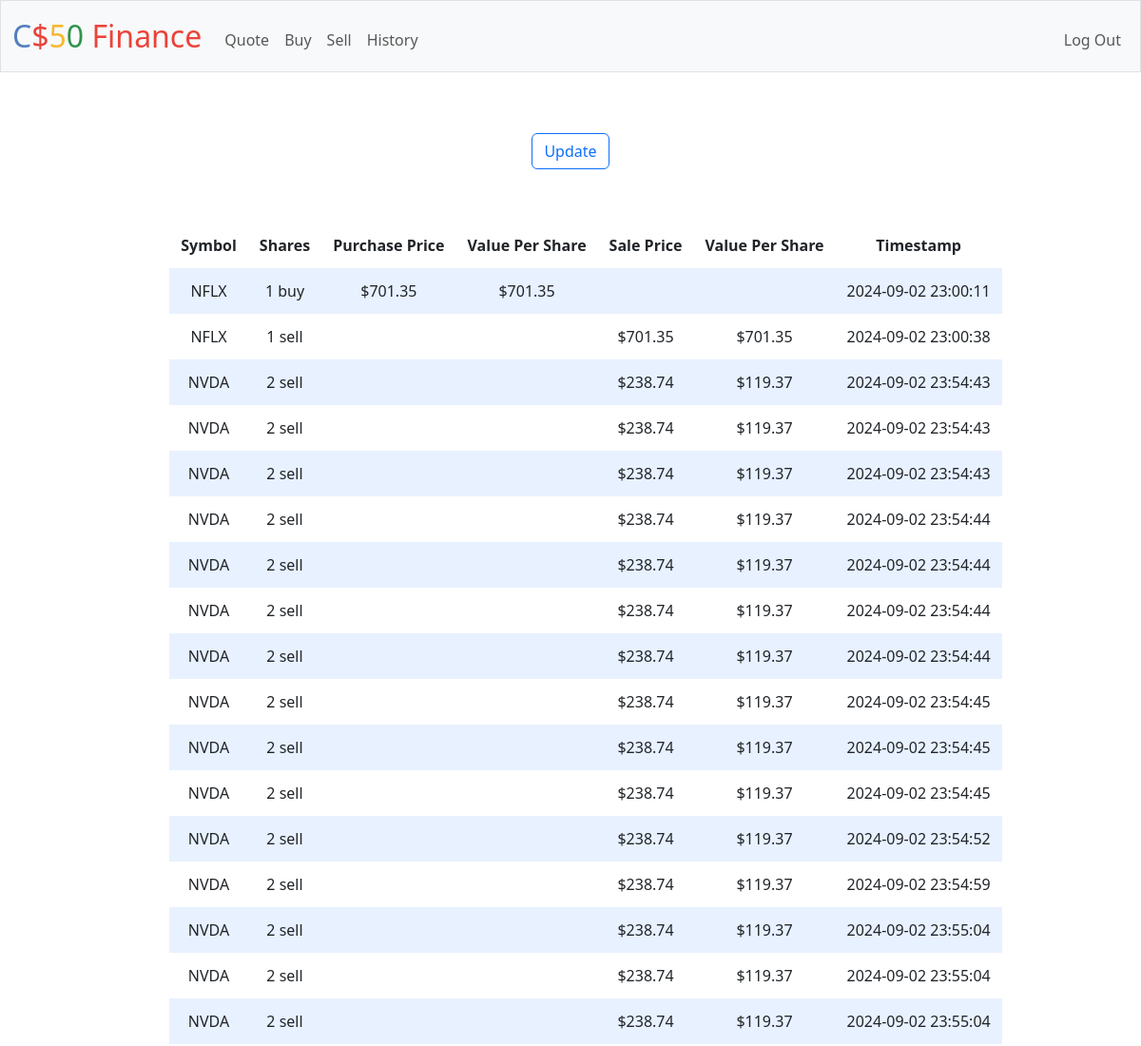
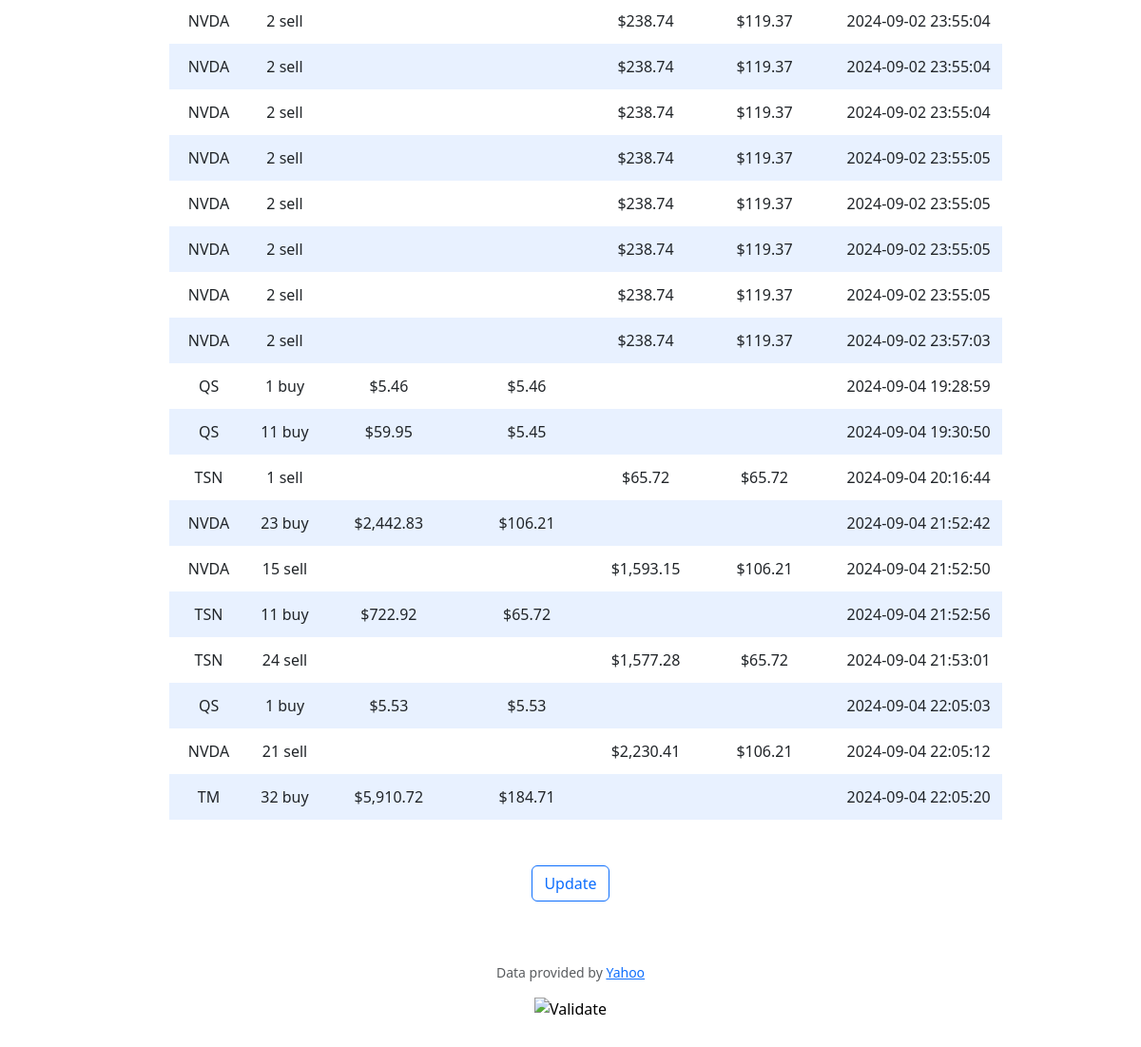
Screenshot of /history (signed in) with the database file from the repository (2 pictures, top to bottom).
### tables this page shows
CREATE TABLE transactions (id INTEGER PRIMARY KEY AUTOINCREMENT NOT NULL, user_id INTEGER NOT NULL, symbol TEXT NOT NULL, purchase_price NUMERIC, sale_price NUMERIC, quantity NUMERIC NOT NULL, timestamp DATETIME DEFAULT CURRENT_TIMESTAMP NOT NULL, FOREIGN KEY(user_id) REFERENCES users(id));

### app.py (the view)
@app.route("/history")
@login_required
def history():
    data = db.execute(
        "SELECT symbol, purchase_price, sale_price, quantity, timestamp FROM transactions WHERE user_id = ? ORDER BY timestamp ASC",
        session["user_id"],
    )
    for row in data:
        if row["purchase_price"] is None:
            row["sale_price_value_per_share"] = usd(
                math.floor(float(row["sale_price"]) / float(row["quantity"]) * 100)
                / 100
            )
            row["sale_price"] = usd(float(row["sale_price"]))
            row["purchase_price"] = ""
            row["quantity"] = str(row["quantity"]) + " sell"
        else:
            row["purchase_price_value_per_share"] = usd(
                math.floor(float(row["purchase_price"]) / float(row["quantity"]) * 100)
                / 100
            )
            row["purchase_price"] = usd(float(row["purchase_price"]))
            row["sale_price"] = ""
            row["quantity"] = str(row["quantity"]) + " buy"
    print(data)
    return render_template("history.html", data=data)

### app.py (called while the page is built)
@app.after_request
def after_request(response):
    response.headers["Cache-Control"] = "no-cache, no-store, must-revalidate"
    response.headers["Expires"] = 0
    response.headers["Pragma"] = "no-cache"
    return response

### helpers.py (called while the page is built)
def login_required(f):
    @wraps(f)
    def decorated_function(*args, **kwargs):
        if session.get("user_id") is None:
            return redirect("/login")
        return f(*args, **kwargs)
    return decorated_function

def usd(value):
    return f"${value:,.2f}"

### templates/history.html (shortened to what this page needs)
{% extends "layout.html" %}
{% block main %}
<form action="/history">
    <div class="d-flex justify-content-md-center p-3 bd-highlight">
        <button class="btn btn-outline-primary ml-auto" type="submit">Update</button>
    </div>
</form>
<br>
<div class="d-inline-flex justify-content-md-center p-3 bd-highlight">
    <table id="transactionHistory">
        <div class="d-inline-flex mw-auto p-3 bd-highlight">
            {% if data %}
            <thead>
                <tr>
                    <th>Symbol</th>
                    <th>Shares</th>
                    <th>Purchase Price</th>
                    <th>Value Per Share</th>
                    <th>Sale Price</th>
                    <th>Value Per Share</th>
                    <th>Timestamp</th>
                </tr>
            </thead>
            <tbody>
                {% for row in data %}
                <tr>
                    <td>
                        {{ row.symbol }}
                    </td>
                    <td>
                        {{ row.quantity }}
                    </td>
                    <td>
                        {% if row.purchase_price == NULL %}
                        </td>
                        {% else %}
                        {{ row.purchase_price }}
                        </td>
                        {% endif %}
                    <td>
                        {{ row.purchase_price_value_per_share}}
                    </td>
                    <td>
                        {{ row.sale_price }}
                    </td>
                    <td>
                        {{ row.sale_price_value_per_share }}
                    </td>
                    <td>
                        {{ row.timestamp }}
                    </td>
                </tr>
                {% endfor %}
            </tbody>
            {% endif %}
        </div>
    </table>
</div>
<br>
<form action="/history">
    <div class="d-flex justify-content-md-center p-3 bd-highlight">
        <button class="btn btn-outline-primary ml-auto" type="submit">Update</button>
    </div>
</form>
{% endblock %}

### templates/layout.html (shortened to what this page needs)
<!DOCTYPE html>
<html lang="en">
    <head>
        <link href="https://cdn.jsdelivr.net/npm/bootstrap@5.3.3/dist/css/bootstrap.min.css" rel="stylesheet">
        <link href="/static/styles.css" rel="stylesheet">
    </head>
    <body>
        <nav class="bg-light border navbar navbar-expand-md navbar-light">
            <div class="container-fluid">
                <a class="navbar-brand" href="/"><span class="blue">C</span><span class="red">$</span><span class="yellow">5</span><span class="green">0</span> <span class="red">Finance</span></a>
                <div class="collapse navbar-collapse" id="navbar">
                    {% if session["user_id"] %}
                        <ul class="navbar-nav me-auto mt-2">
                            <li class="nav-item"><a class="nav-link" href="/quote">Quote</a></li>
                            <li class="nav-item"><a class="nav-link" href="/buy">Buy</a></li>
                            <li class="nav-item"><a class="nav-link" href="/sell">Sell</a></li>
                            <li class="nav-item"><a class="nav-link" href="/history">History</a></li>
                        </ul>
                        <ul class="navbar-nav ms-auto mt-2">
                            <li class="nav-item"><a class="nav-link" href="/logout">Log Out</a></li>
                        </ul>
                    {% else %}
                        <ul class="navbar-nav ms-auto mt-2">
                            <li class="nav-item"><a class="nav-link" href="/register">Register</a></li>
                            <li class="nav-item"><a class="nav-link" href="/login">Log In</a></li>
                        </ul>
                    {% endif %}
                </div>
            </div>
        </nav>
        <main class="container py-5 text-center">
            {% block main %}{% endblock %}
        </main>
        <footer class="mb-5">
            <p class="mb-3 small text-center text-muted">
                Data provided by <a href="https://finance.yahoo.com/">Yahoo</a>
            </p>
            <form action="https://validator.w3.org/check" class="text-center" enctype="multipart/form-data" method="post" target="_blank">
                <input alt="Validate" src="/static/I_heart_validator.png" type="image">
            </form>
        </footer>
    </body>
</html>

### static/styles.css (style rules this page uses)
nav .navbar-brand { font-size: xx-large; }
nav .navbar-brand .blue { color: #537fbe; }
nav .navbar-brand .red { color: #ea433b; }
nav .navbar-brand .yellow { color: #f5b82e; }
nav .navbar-brand .green { color: #2e944b; }
table { background-color: transparent; margin-bottom: 1rem; width: 100%; }
table th, table td { padding: 0.75rem; vertical-align: middle; }
tbody tr:nth-of-type(odd) { background-color: rgb(179, 208, 255, 0.3) }

### rows the page displays
transactions: symbol "NFLX", quantity "1 buy", purchase_price "$701.35", purchase_price_value_per_share "$701.35", timestamp "2024-09-02 23:00:11"
transactions: symbol "NFLX", quantity "1 sell", sale_price "$701.35", sale_price_value_per_share "$701.35", timestamp "2024-09-02 23:00:38"
transactions: symbol "NVDA", quantity "2 sell", sale_price "$238.74", sale_price_value_per_share "$119.37", timestamp "2024-09-02 23:54:43"
transactions: symbol "NVDA", quantity "2 sell", sale_price "$238.74", sale_price_value_per_share "$119.37", timestamp "2024-09-02 23:54:43"
transactions: symbol "NVDA", quantity "2 sell", sale_price "$238.74", sale_price_value_per_share "$119.37", timestamp "2024-09-02 23:54:43"
transactions: symbol "NVDA", quantity "2 sell", sale_price "$238.74", sale_price_value_per_share "$119.37", timestamp "2024-09-02 23:54:44"
transactions: symbol "NVDA", quantity "2 sell", sale_price "$238.74", sale_price_value_per_share "$119.37", timestamp "2024-09-02 23:54:44"
transactions: symbol "NVDA", quantity "2 sell", sale_price "$238.74", sale_price_value_per_share "$119.37", timestamp "2024-09-02 23:54:44"
transactions: symbol "NVDA", quantity "2 sell", sale_price "$238.74", sale_price_value_per_share "$119.37", timestamp "2024-09-02 23:54:44"
transactions: symbol "NVDA", quantity "2 sell", sale_price "$238.74", sale_price_value_per_share "$119.37", timestamp "2024-09-02 23:54:45"
transactions: symbol "NVDA", quantity "2 sell", sale_price "$238.74", sale_price_value_per_share "$119.37", timestamp "2024-09-02 23:54:45"
transactions: symbol "NVDA", quantity "2 sell", sale_price "$238.74", sale_price_value_per_share "$119.37", timestamp "2024-09-02 23:54:45"
transactions: symbol "NVDA", quantity "2 sell", sale_price "$238.74", sale_price_value_per_share "$119.37", timestamp "2024-09-02 23:54:52"
transactions: symbol "NVDA", quantity "2 sell", sale_price "$238.74", sale_price_value_per_share "$119.37", timestamp "2024-09-02 23:54:59"
transactions: symbol "NVDA", quantity "2 sell", sale_price "$238.74", sale_price_value_per_share "$119.37", timestamp "2024-09-02 23:55:04"
transactions: symbol "NVDA", quantity "2 sell", sale_price "$238.74", sale_price_value_per_share "$119.37", timestamp "2024-09-02 23:55:04"
transactions: symbol "NVDA", quantity "2 sell", sale_price "$238.74", sale_price_value_per_share "$119.37", timestamp "2024-09-02 23:55:04"
transactions: symbol "NVDA", quantity "2 sell", sale_price "$238.74", sale_price_value_per_share "$119.37", timestamp "2024-09-02 23:55:04"
transactions: symbol "NVDA", quantity "2 sell", sale_price "$238.74", sale_price_value_per_share "$119.37", timestamp "2024-09-02 23:55:04"
transactions: symbol "NVDA", quantity "2 sell", sale_price "$238.74", sale_price_value_per_share "$119.37", timestamp "2024-09-02 23:55:04"
transactions: symbol "NVDA", quantity "2 sell", sale_price "$238.74", sale_price_value_per_share "$119.37", timestamp "2024-09-02 23:55:05"
transactions: symbol "NVDA", quantity "2 sell", sale_price "$238.74", sale_price_value_per_share "$119.37", timestamp "2024-09-02 23:55:05"
transactions: symbol "NVDA", quantity "2 sell", sale_price "$238.74", sale_price_value_per_share "$119.37", timestamp "2024-09-02 23:55:05"
transactions: symbol "NVDA", quantity "2 sell", sale_price "$238.74", sale_price_value_per_share "$119.37", timestamp "2024-09-02 23:55:05"
transactions: symbol "NVDA", quantity "2 sell", sale_price "$238.74", sale_price_value_per_share "$119.37", timestamp "2024-09-02 23:57:03"
transactions: symbol "QS", quantity "1 buy", purchase_price "$5.46", purchase_price_value_per_share "$5.46", timestamp "2024-09-04 19:28:59"
transactions: symbol "QS", quantity "11 buy", purchase_price "$59.95", purchase_price_value_per_share "$5.45", timestamp "2024-09-04 19:30:50"
transactions: symbol "TSN", quantity "1 sell", sale_price "$65.72", sale_price_value_per_share "$65.72", timestamp "2024-09-04 20:16:44"
transactions: symbol "NVDA", quantity "23 buy", purchase_price "$2,442.83", purchase_price_value_per_share "$106.21", timestamp "2024-09-04 21:52:42"
transactions: symbol "NVDA", quantity "15 sell", sale_price "$1,593.15", sale_price_value_per_share "$106.21", timestamp "2024-09-04 21:52:50"
transactions: symbol "TSN", quantity "11 buy", purchase_price "$722.92", purchase_price_value_per_share "$65.72", timestamp "2024-09-04 21:52:56"
transactions: symbol "TSN", quantity "24 sell", sale_price "$1,577.28", sale_price_value_per_share "$65.72", timestamp "2024-09-04 21:53:01"
transactions: symbol "QS", quantity "1 buy", purchase_price "$5.53", purchase_price_value_per_share "$5.53", timestamp "2024-09-04 22:05:03"
transactions: symbol "NVDA", quantity "21 sell", sale_price "$2,230.41", sale_price_value_per_share "$106.21", timestamp "2024-09-04 22:05:12"
transactions: symbol "TM", quantity "32 buy", purchase_price "$5,910.72", purchase_price_value_per_share "$184.71", timestamp "2024-09-04 22:05:20"
